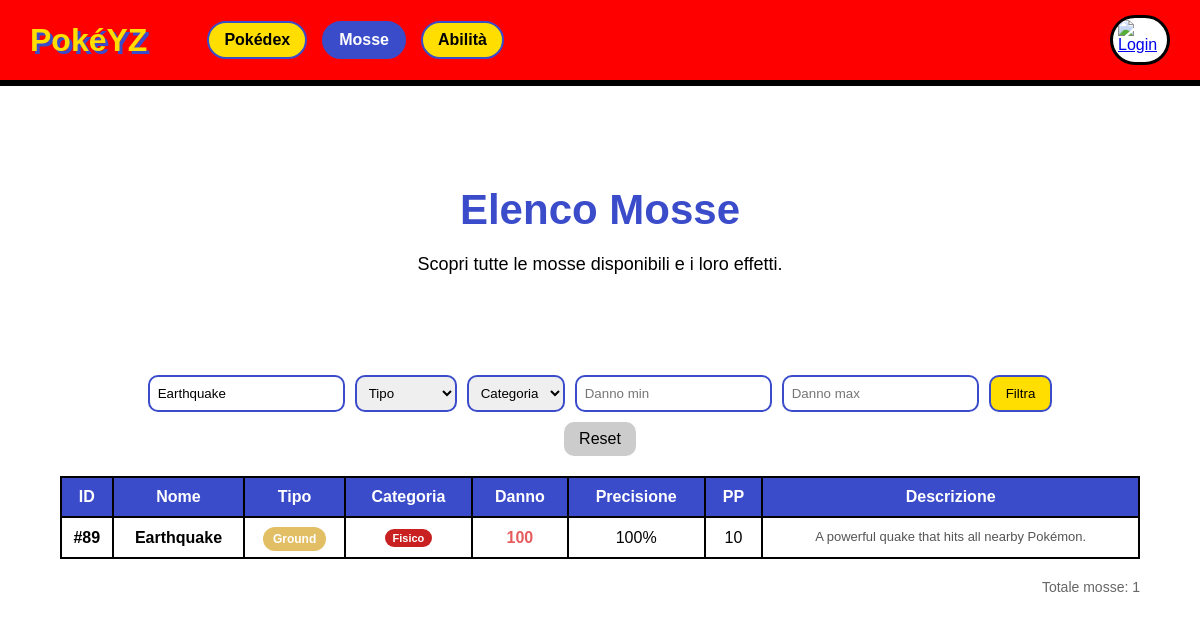
The app's page /mosse.php?nome=Earthquake with its own data.
### tables this page shows
CREATE TABLE `mossa` (
  `id_mossa` int(11) NOT NULL,
  `nome` varchar(30) NOT NULL,
  `descrizione` text DEFAULT NULL,
  `danno` int(11) DEFAULT NULL,
  `categoria` varchar(10) NOT NULL,
  `tipo` varchar(15) NOT NULL,
  `accuratezza` int(11) DEFAULT NULL,
  `priorita` int(11) DEFAULT 0,
  `pp` int(11) NOT NULL
);

### mosse.php (the view, shortened to what this page needs)
<?php
$host = "localhost";
$user = "root";
$password = "";
$dbname = "pokeyz_db";
$conn = new mysqli($host, $user, $password, $dbname);
$nomeFiltro = $_GET['nome'] ?? '';
$minDanno = $_GET['min_danno'] ?? '';
$maxDanno = $_GET['max_danno'] ?? '';
$sql = "SELECT * FROM mossa WHERE 1=1";
if (!empty($nomeFiltro)) {
    $nomeFiltro = $conn->real_escape_string($nomeFiltro);
    $sql .= " AND nome LIKE '%$nomeFiltro%'";
}
$sql .= " ORDER BY id_mossa ASC";
$result = $conn->query($sql);
?>
<!DOCTYPE html>
<html lang="it">
<head>
    <link rel="stylesheet" href="style.css">
</head>
<body>
<header>
    <div class="header-left">
        <div class="logo">
            <h1>PokéYZ</h1>
        </div>
        <div class="nav-links">
            <a href="index.php" class="nav-link">Pokédex</a>
            <a href="mosse.php" class="nav-link active">Mosse</a>
            <a href="abilita.php" class="nav-link">Abilità</a>
        </div>
    </div>
    <div class="login-container">
        <a href="login.php" class="login-bar">
            <img src="Login.png" alt="Login">
        </a>
    </div>
</header>
<section class="hero">
    <h2>Elenco Mosse</h2>
    <p>Scopri tutte le mosse disponibili e i loro effetti.</p>
</section>
<section class="pokedex-section">
    <form method="GET" class="filter-box">
        <input type="text" name="nome" placeholder="Cerca mossa..." value="<?= htmlspecialchars($nomeFiltro) ?>">
        <select name="tipo">
            <option value="">Tipo</option>
        </select>
        <select name="categoria">
            <option value="">Categoria</option>
        </select>
        <input type="number" name="min_danno" placeholder="Danno min" min="0" value="<?= htmlspecialchars($minDanno) ?>">
        <input type="number" name="max_danno" placeholder="Danno max" min="0" value="<?= htmlspecialchars($maxDanno) ?>">
        <button type="submit">Filtra</button>
        <a href="mosse.php" class="reset-btn">Reset</a>
    </form>
    <table class="pokedex-table moves-table">
        <tr>
            <th>ID</th>
            <th>Nome</th>
            <th>Tipo</th>
            <th>Categoria</th>
            <th>Danno</th>
            <th>Precisione</th>
            <th>PP</th>
            <th>Descrizione</th>
        </tr>
        <?php
        if ($result->num_rows > 0) {
            while($row = $result->fetch_assoc()) {
                $categoriaClass = '';
                $categoriaTesto = '';
                switch($row['categoria']) {
                    case 'physical':
                        $categoriaClass = 'categoria-physical';
                        $categoriaTesto = 'Fisico';
                        break;
                }
                echo "<tr>";
                echo "<td style='text-align: center; font-weight: bold;'>#" . $row['id_mossa'] . "</td>";
                echo "<td><strong>" . ucfirst($row['nome']) . "</strong></td>";
                echo "<td style='text-align: center;'><span class='type " . strtolower($row['tipo']) . "'>" . ucfirst($row['tipo']) . "</span></td>";
                echo "<td style='text-align: center;'><span class='categoria-badge $categoriaClass'>$categoriaTesto</span></td>";
                echo "<td style='text-align: center;' class='danno-value'>" . ($row['danno'] ?? '—') . "</td>";
                echo "<td style='text-align: center;'>" . ($row['accuratezza'] ?? '—') . "%</td>";
                echo "<td style='text-align: center;'>" . $row['pp'] . "</td>";
                $descrizione = $row['descrizione'] ?? 'Nessuna descrizione disponibile.';
                echo "<td class='descrizione-cell'>" . htmlspecialchars($descrizione) . "</td>";
                echo "</tr>";
            }
        } else {
            echo "<tr><td colspan='8' style='text-align: center;'>Nessuna mossa trovata.</td></tr>";
        }
        ?>
    </table>
    <div style="margin-top: 20px; text-align: right; font-size: 14px; color: #666;">
        Totale mosse: <?= $result->num_rows ?>
    </div>
</section>
</body>
</html>

### style.css (style rules this page uses)
* { margin: 0; padding: 0; box-sizing: border-box; font-family: 'Trebuchet MS', sans-serif; }
header { display: flex; justify-content: space-between; align-items: center; padding: 15px 30px; background-color: #ff0000; border-bottom: 6px solid black; }
.logo h1 { color: #ffde00; font-size: 32px; text-shadow: 3px 3px 0px #3b4cca; }
.login-container { position: relative; }
.login-bar { display: flex; align-items: center; background: linear-gradient(to bottom, #ffffff 50%, #ffffff 50%); border: 3px solid black; border-radius: 50px 50px 50px 50px; overflow: hidden; width: 60px; height: 50px; transition: all 0.4s ease; cursor: pointer; }
.login-bar img { width: 40px; height: 40px; margin-left: 5px; }
.hero { text-align: center; margin-top: 100px; color: black; }
.hero h2 { font-size: 42px; color: #3b4cca; }
.hero p { margin: 20px 0; font-size: 18px; }
.pokedex-table { width: 90%; margin: 40px auto; border-collapse: collapse; background-color: white; }
.pokedex-table th, .pokedex-table td { border: 2px solid black; padding: 10px; text-align: center; }
.type { padding: 5px 10px; border-radius: 15px; color: white; font-weight: bold; font-size: 12px; }
.ground { background-color: #E2BF65; }
.pokedex-section { width: 90%; margin: 60px auto; }
.pokedex-table { width: 100%; border-collapse: collapse; background-color: white; }
.pokedex-table th { background-color: #29292924; }
.filter-box { width: 90%; margin: 20px auto; display: flex; gap: 10px; flex-wrap: wrap; justify-content: center; }
.filter-box input, .filter-box select { padding: 8px; border: 2px solid #3b4cca; border-radius: 10px; }
.filter-box button { padding: 8px 15px; background-color: #ffde00; border: 2px solid #3b4cca; border-radius: 10px; cursor: pointer; }
.reset-btn { padding: 8px 15px; background-color: #ccc; border-radius: 10px; text-decoration: none; color: black; }
body { margin: 0; min-height: 100vh; display: flex; flex-direction: column; background-image: url('All_Pokémon.png'); background-size: cover; background-position: center; background-repeat: no-repeat; }
.pokedex-table { width: 100%; border-collapse: collapse; background-color: white; margin: 20px 0; word-break: break-word; }

### mosse.php (style rules this page uses)
.nav-links { display: flex; gap: 15px; margin-left: 30px; }
.nav-link { padding: 8px 15px; background-color: #ffde00; border: 2px solid #3b4cca; border-radius: 20px; text-decoration: none; color: black; font-weight: bold; }
.nav-link.active { background-color: #3b4cca; color: white; }
header { display: flex; justify-content: space-between; align-items: center; padding: 15px 30px; background-color: #ff0000; border-bottom: 6px solid black; flex-wrap: wrap; }
.header-left { display: flex; align-items: center; gap: 30px; flex-wrap: wrap; }
.categoria-badge { display: inline-block; padding: 3px 8px; border-radius: 12px; font-size: 11px; font-weight: bold; color: white; }
.categoria-physical { background-color: #c92121; }
.danno-value { font-weight: bold; color: #e65c5c; }
.moves-table th { background-color: #3b4cca; color: white; text-align: center; }
.moves-table td { vertical-align: middle; padding: 10px 5px; }
.descrizione-cell { font-size: 13px; color: #555; max-width: 300px; line-height: 1.4; }

### records on screen
mossa: id_mossa "89", nome "Earthquake", tipo "Ground", categoria "Fisico", danno "100", accuratezza "100", pp "10", descrizione "A powerful quake that hits all nearby Pokémon."

### other values on screen
$result->num_rows "1"
